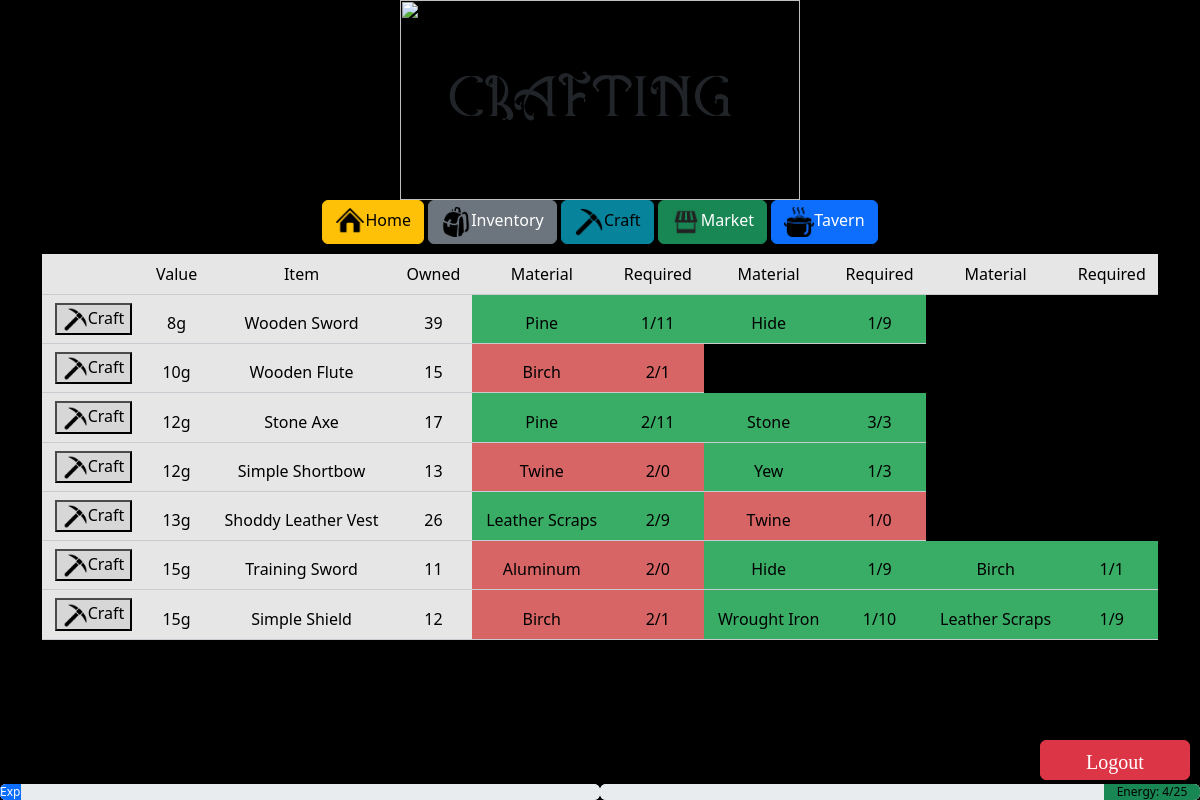
Screenshot of /craft (signed in) with the database file from the repository.
### tables this page shows
CREATE TABLE "recipes" (
    creation_id INTEGER NOT NULL
,
    m1_id INTEGER NOT NULL,
    m1_amt INTEGER NOT NULL,
    m2_id INTEGER, m2_amt INTEGER,
    m3_id INTEGER, m3_amt INTEGER, 'level' INTEGER NOT NULL DEFAULT 1, 'exp' INTEGER NOT NULL DEFAULT 0, 'energy' INTEGER NOT NULL DEFAULT 0);

CREATE TABLE creations (
    id INTEGER PRIMARY KEY AUTOINCREMENT NOT NULL,
    name TEXT NOT NULL,
    base_price INTEGER NOT NULL
);

CREATE TABLE materials (
    id INTEGER PRIMARY KEY AUTOINCREMENT NOT NULL,
    name TEXT NOT NULL,
    base_price INTEGER NOT NULL
);

CREATE TABLE "stats" ('player_id' INTEGER PRIMARY KEY AUTOINCREMENT NOT NULL DEFAULT 1 , 'gold' INTEGER NOT NULL DEFAULT 200 , 'level' INTEGER NOT NULL DEFAULT 1, 'exp' INTEGER NOT NULL DEFAULT 0, 'next_level' INTEGER DEFAULT 100,'energy' INTEGER NOT NULL DEFAULT 10,'max_energy' INTEGER NOT NULL DEFAULT 10);

### app.py (the view, shortened to what this page needs)
@app.route("/craft", methods=["GET", "POST"])
def craft():
    recipes = db.execute("""SELECT c.name, c.base_price, IFNULL(ci.amount, 0) AS owned, m1.name AS m1_name, m1_amt, IFNULL(i1.amount, 0) AS i1_amt,
                            m2.name AS m2_name, m2_amt, IFNULL(i2.amount, 0) AS i2_amt,
                            m3.name AS m3_name, m3_amt, IFNULL(i3.amount, 0) AS i3_amt, c.id, level
                            FROM recipes
                            LEFT JOIN materials AS m1 ON recipes.m1_id = m1.id
                            LEFT JOIN materials_inventory AS i1 ON recipes.m1_id = i1.mat_id AND i1.player_id = ?
                            LEFT JOIN materials AS m2 ON recipes.m2_id = m2.id
                            LEFT JOIN materials_inventory AS i2 ON recipes.m2_id = i2.mat_id AND i2.player_id = ?
                            LEFT JOIN materials AS m3 ON recipes.m3_id = m3.id
                            LEFT JOIN materials_inventory AS i3 ON recipes.m3_id = i3.mat_id AND i3.player_id = ?
                            JOIN creations c ON recipes.creation_id = c.id
                            LEFT JOIN creations_inventory ci ON recipes.creation_id = ci.creation_id and ci.player_id = ?
                            ORDER BY c.base_price""", session["user_id"], session["user_id"], session["user_id"], session["user_id"])
    stats = db.execute("SELECT * FROM stats WHERE player_id = ?", session["user_id"])[0]
    if request.method == "GET":
        return render_template("craft.html", recipes=recipes, stats=stats)

### templates/craft.html (shortened to what this page needs)
{% extends "layout.html" %}
{% block body %}
<body id="workshop">
    <div class="container">
        <img src="/static/scroll.png" class="overhead">
        <div class="centered">Crafting!</div>
    </div>
    <div class="container" id="navbutton">
        <a href="{{ url_for('stats') }}" class="btn btn-warning">
            <img src="/static/home.png" style="width:30px">Home</a>
        <a href="{{ url_for('inventory') }}" class="btn btn-secondary">
            <img src="/static/inventory.png" style="width:30px">Inventory</a>
        <button class="btn btn-info" disabled>
            <img src="/static/Pickaxe.png" style="width:30px">Craft</button>
        <a href="{{ url_for('market') }}" class="btn btn-success">
            <img src="/static/market.png" style="width:30px">Market</a>
        <a href="{{ url_for('tavern') }}" class="btn btn-primary">
            <img src="/static/tavern.png" style="width:30px">Tavern</a>
        <table class="table" style="width: 100%; opacity: 0.9; margin: 10px auto">
            <thead>
                <tr>
                    <td></td>
                    <td>Value</td>
                    <td>Item</td>
                    <td>Owned</td>
                    <td>Material</td>
                    <td>Required</td>
                    <td>Material</td>
                    <td>Required</td>
                    <td>Material</td>
                    <td>Required</td>
                </tr>
                {% for recipe in recipes %}
                {% if stats['level'] >= recipe.level %}
                <form action="/craft" method="post">
                    <tr>
                        <td><button type="submit" name="id" value="{{ recipe.id }}"><img src="/static/Pickaxe.png" style="width: 25px">Craft</button></td>
                        <td>{{ recipe.base_price }}g</td>
                        <td>{{ recipe.name }}</td>
                        <td>{{ recipe.owned }}</td>
                        {% if recipe.m1_amt > recipe.i1_amt %}
                        <td id="uncraftable">{{ recipe.m1_name }}</td>
                        <td id="uncraftable">{{ recipe.m1_amt }}/{{ recipe.i1_amt }}</td>
                        {% else %}
                        <td id="craftable">{{ recipe.m1_name }}</td>
                        <td id="craftable">{{ recipe.m1_amt }}/{{ recipe.i1_amt }}</td>
                        {% endif %}
                        {% if recipe.m2_name %}
                        {% if recipe.m2_amt > recipe.i2_amt %}
                        <td id="uncraftable">{{ recipe.m2_name }}</td>
                        <td id="uncraftable">{{ recipe.m2_amt }}/{{ recipe.i2_amt }}</td>
                        {% else %}
                        <td id="craftable">{{ recipe.m2_name }}</td>
                        <td id="craftable">{{ recipe.m2_amt }}/{{ recipe.i2_amt }}</td>
                        {% endif %}
                        {% endif %}
                        {% if recipe.m3_name %}
                        {%if recipe.m3_amt > recipe.i3_amt %}
                        <td id="uncraftable">{{ recipe.m3_name }}</td>
                        <td id="uncraftable">{{ recipe.m3_amt }}/{{ recipe.i3_amt }}</td>
                        {% else %}
                        <td id="craftable">{{ recipe.m3_name }}</td>
                        <td id="craftable">{{ recipe.m3_amt }}/{{ recipe.i3_amt }}</td>
                        {% endif %}
                        {% endif %}
                    </tr>
                </form>
                {% endif %}
                {% endfor %}
            </thead>
        </table>
    </div>
    {% set exp_bar = (stats['exp'] / stats['next_level']) * 100 %}
    <div class="progress" style="position: fixed; bottom: 0; text-align: center; width: 50%" role="progressbar" aria-label="Example with label" aria-valuemin="0" aria-valuemax="100">
        <div class="progress-bar" style="width: {{ exp_bar }}%">Exp:  {{ '%0.2f' % exp_bar|float }}%</div>
    </div>
    {% set energy_bar = (stats['energy'] / stats['max_energy'] * 100) %}
    <div class="progress justify-content-end" style="position: fixed; bottom: 0; right: 0; text-align: center; width: 50%" role="progressbar" aria-label="Example with label" aria-valuemin="0" aria-valuemax="100">
        <div class="progress-bar bg-success" style="width: {{ energy_bar }}%; color: black">Energy:  {{ stats['energy'] }}/{{ stats['max_energy'] }}</div>
    </div>
</body>
{% endblock %}

### templates/layout.html (shortened to what this page needs)
<!DOCTYPE html>
<html lang="en">
    <head>
        <link href="/static/style.css" rel="stylesheet">
        <link href="https://cdn.jsdelivr.net/npm/bootstrap@5.3.3/dist/css/bootstrap.min.css" rel="stylesheet">
    </head>
        {% block body %}{% endblock %}
    <br>
    <a href="{{ url_for('logout') }}">
        <div style="position: fixed; bottom: 20px; right: 10px">
            <button class="btn btn-danger" type="submit" id="end_day">Logout</button>
        </div>
    </a>
    {% set exp_bar = (stats['exp'] / stats['next_level']) * 100 %}
    <div class="progress" id="experience_bar" role="progressbar" aria-label="Example with label" aria-valuemin="0" aria-valuemax="100">
        <div class="progress-bar" style="width: {{ exp_bar }}%">Exp:  {{ '%0.2f' % exp_bar|float }}%</div>
    </div>
    {% set energy_bar = (stats['energy'] / stats['max_energy'] * 100) %}
    <div class="progress justify-content-end" id="energy_bar" role="progressbar" aria-label="Example with label" aria-valuemin="0" aria-valuemax="100">
        <div class="progress-bar bg-success" style="width: {{ energy_bar }}%; color: black">Energy:  {{ stats['energy'] }}/{{ stats['max_energy'] }}</div>
    </div>
</html>

### static/style.css (style rules this page uses)
#workshop { background-image:url('/static/BlacksmithShop.gif'); background-position: center; background-repeat: no-repeat; background-attachment: fixed; background-size: cover; background-color: black; }
#navbutton { position: relative; }
#craftable { background-color: #40c070; }
#uncraftable { background-color: #f07070; }
.centered { position: absolute; top: 30%; right: 0; left: 0; margin-left: auto; margin-right: auto; font-size: 50px; font-family: AQ; }
.container { position: relative; text-align: center; }
.overhead { width: 400px; height: 200px; position: center; }
#end_day { width: 150px; height: 40px; font-size: 20px; font-family: cursive; }
#energy_bar { position: fixed; bottom: 0; right: 0; text-align: center; width: 50%; z-index: 1; }
#experience_bar { position: fixed; bottom: 0; text-align: center; width: 50%; z-index: 1; }

### rows the page displays
recipes: {{ recipe.id }} 4 (drawn), base_price "8", name "Wooden Sword", owned "39", m1_name "Pine", m1_amt "1", i1_amt "11", m2_name "Hide", m2_amt "1", i2_amt "9"
recipes: {{ recipe.id }} 5 (drawn), base_price "10", name "Wooden Flute", owned "15", m1_name "Birch", m1_amt "2", i1_amt "1"
recipes: {{ recipe.id }} 1 (drawn), base_price "12", name "Stone Axe", owned "17", m1_name "Pine", m1_amt "2", i1_amt "11", m2_name "Stone", m2_amt "3", i2_amt "3"
recipes: base_price "12", name "Simple Shortbow", owned "13", m1_name "Twine", m1_amt "2", i1_amt "0", m2_name "Yew", m2_amt "1", i2_amt "3"
recipes: base_price "13", name "Shoddy Leather Vest", owned "26", m1_name "Leather Scraps", m1_amt "2", i1_amt "9", m2_name "Twine", m2_amt "1", i2_amt "0"
recipes: {{ recipe.id }} 6 (drawn), base_price "15", name "Training Sword", owned "11", m1_name "Aluminum", m1_amt "2", i1_amt "0", m2_name "Hide", m2_amt "1", i2_amt "9", m3_name "Birch", m3_amt "1", i3_amt "1"
recipes: {{ recipe.id }} 7 (drawn), base_price "15", name "Simple Shield", owned "12", m1_name "Birch", m1_amt "2", i1_amt "1", m2_name "Wrought Iron", m2_amt "1", i2_amt "10", m3_name "Leather Scraps", m3_amt "1", i3_amt "9"
stats: energy "4", max_energy "25"
